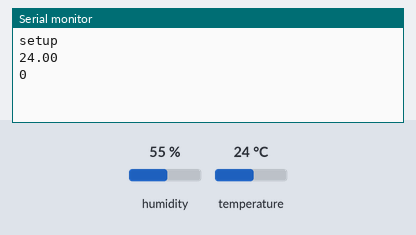
The sketch below on a simulated Arduino Uno, built with avr-gcc and run on an emulated ATmega328P. Parts: the last lines printed to the serial monitor. The inputs (shaded band) are chosen by the test bench; at power-on: temperature 24 °C, humidity 55 %.

Above: at 3.2 s.
3.3 s: temperature set to 12 °C
At 4.9 s:
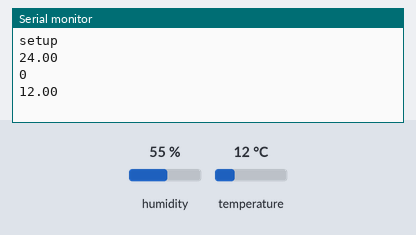
6.0 s: temperature set to 19 °C
At 7.3 s:
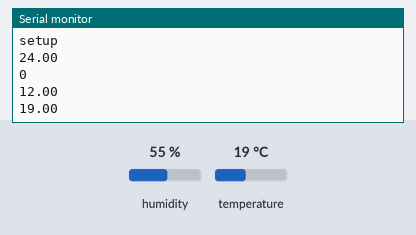
Timing chart, 0 to 9.0 s (numbered marks = the images above; inputs shaded):
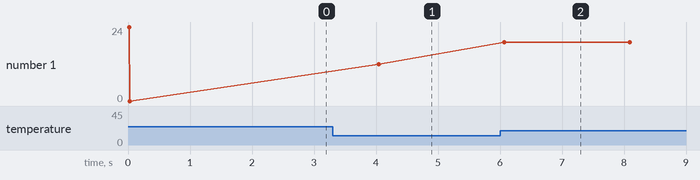

The sketch:

DHT11_Example.ino
```cpp
#include <DHT.h>

DHT dht(14, DHT11);

void setup() {
  Serial.begin(19200);
  Serial.println(F("setup"));
    pinMode(14, INPUT);
/*
delay(1000);
Serial.println("1");
delay(1000);
Serial.println("1");
delay(1000);
Serial.println("1");
delay(1000);
Serial.println("1");
delay(1000);
Serial.println("1");
delay(1000);
Serial.println("1");
delay(1000);
Serial.println("1");*/
 // float h = dht.readHumidity();
  float t = dht.readTemperature();
Serial.println(t);
Serial.println(digitalRead(14));
delay(2000);

}

void loop() {
delay(2000);
  float t = dht.readTemperature();
Serial.println(t);
}
```

Measured:
- after the input at 3.3 s, the serial monitor: prints a new line after 0.75 s (image 1)
- after the input at 6.0 s, the serial monitor: prints a new line after 0.07 s (image 2)
- plotted number 1: 0 → 12 after the input at 3.3 s, 12 → 19 after the input at 6.0 s
